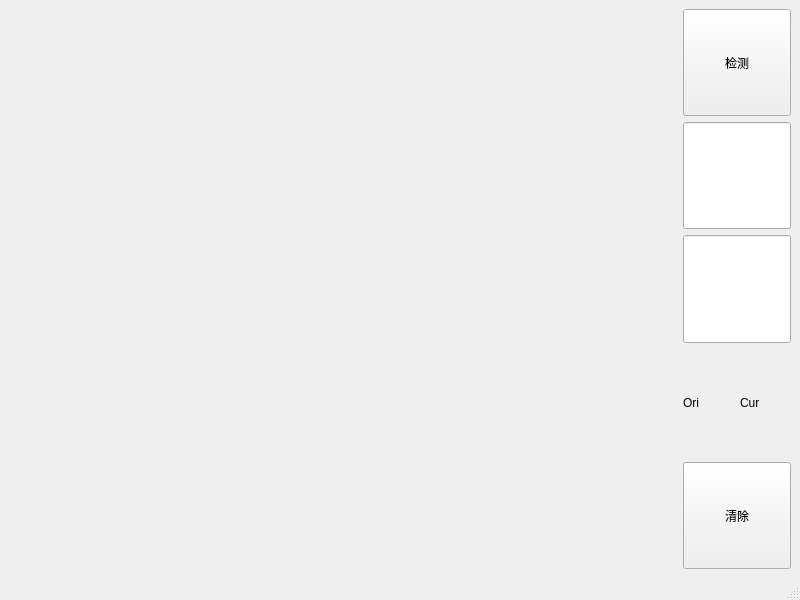
<?xml version="1.0" encoding="UTF-8"?>
<ui version="4.0">
 <class>DebugWindow</class>
 <widget class="QMainWindow" name="DebugWindow">
  <property name="geometry">
   <rect>
    <x>0</x>
    <y>0</y>
    <width>800</width>
    <height>600</height>
   </rect>
  </property>
  <property name="windowTitle">
   <string>MainWindow</string>
  </property>
  <widget class="QWidget" name="centralwidget">
   <layout class="QHBoxLayout" name="horizontalLayout" stretch="1,0">
    <item>
     <widget class="DrawBoard" name="Board" native="true"/>
    </item>
    <item>
     <layout class="QVBoxLayout" name="verticalLayout">
      <item>
       <widget class="QPushButton" name="btnPred">
        <property name="sizePolicy">
         <sizepolicy hsizetype="Expanding" vsizetype="Expanding">
          <horstretch>0</horstretch>
          <verstretch>0</verstretch>
         </sizepolicy>
        </property>
        <property name="text">
         <string>检测</string>
        </property>
       </widget>
      </item>
      <item>
       <widget class="QLineEdit" name="editPred">
        <property name="sizePolicy">
         <sizepolicy hsizetype="Expanding" vsizetype="Expanding">
          <horstretch>0</horstretch>
          <verstretch>0</verstretch>
         </sizepolicy>
        </property>
        <property name="alignment">
         <set>Qt::AlignmentFlag::AlignCenter</set>
        </property>
       </widget>
      </item>
      <item>
       <widget class="QLineEdit" name="editConf">
        <property name="sizePolicy">
         <sizepolicy hsizetype="Expanding" vsizetype="Expanding">
          <horstretch>0</horstretch>
          <verstretch>0</verstretch>
         </sizepolicy>
        </property>
        <property name="alignment">
         <set>Qt::AlignmentFlag::AlignCenter</set>
        </property>
       </widget>
      </item>
      <item>
       <layout class="QHBoxLayout" name="horizontalLayout_2">
        <item>
         <widget class="QLabel" name="labelTextOri">
          <property name="sizePolicy">
           <sizepolicy hsizetype="Expanding" vsizetype="Expanding">
            <horstretch>0</horstretch>
            <verstretch>0</verstretch>
           </sizepolicy>
          </property>
          <property name="text">
           <string>Ori</string>
          </property>
         </widget>
        </item>
        <item>
         <widget class="QLabel" name="labelOri">
          <property name="sizePolicy">
           <sizepolicy hsizetype="Expanding" vsizetype="Expanding">
            <horstretch>0</horstretch>
            <verstretch>0</verstretch>
           </sizepolicy>
          </property>
          <property name="text">
           <string/>
          </property>
         </widget>
        </item>
        <item>
         <widget class="QLabel" name="labelTextPix">
          <property name="sizePolicy">
           <sizepolicy hsizetype="Expanding" vsizetype="Expanding">
            <horstretch>0</horstretch>
            <verstretch>0</verstretch>
           </sizepolicy>
          </property>
          <property name="text">
           <string>Cur</string>
          </property>
         </widget>
        </item>
        <item>
         <widget class="QLabel" name="labelPix">
          <property name="sizePolicy">
           <sizepolicy hsizetype="Expanding" vsizetype="Expanding">
            <horstretch>0</horstretch>
            <verstretch>0</verstretch>
           </sizepolicy>
          </property>
          <property name="text">
           <string/>
          </property>
         </widget>
        </item>
       </layout>
      </item>
      <item>
       <widget class="QPushButton" name="btnClear">
        <property name="sizePolicy">
         <sizepolicy hsizetype="Expanding" vsizetype="Expanding">
          <horstretch>0</horstretch>
          <verstretch>0</verstretch>
         </sizepolicy>
        </property>
        <property name="text">
         <string>清除</string>
        </property>
       </widget>
      </item>
     </layout>
    </item>
   </layout>
  </widget>
  <widget class="QMenuBar" name="menubar">
   <property name="geometry">
    <rect>
     <x>0</x>
     <y>0</y>
     <width>800</width>
     <height>17</height>
    </rect>
   </property>
  </widget>
  <widget class="QStatusBar" name="statusbar"/>
 </widget>
 <customwidgets>
  <customwidget>
   <class>DrawBoard</class>
   <extends>QWidget</extends>
   <header>DrawBoard.h</header>
   <container>1</container>
  </customwidget>
 </customwidgets>
 <resources/>
 <connections/>
</ui>
